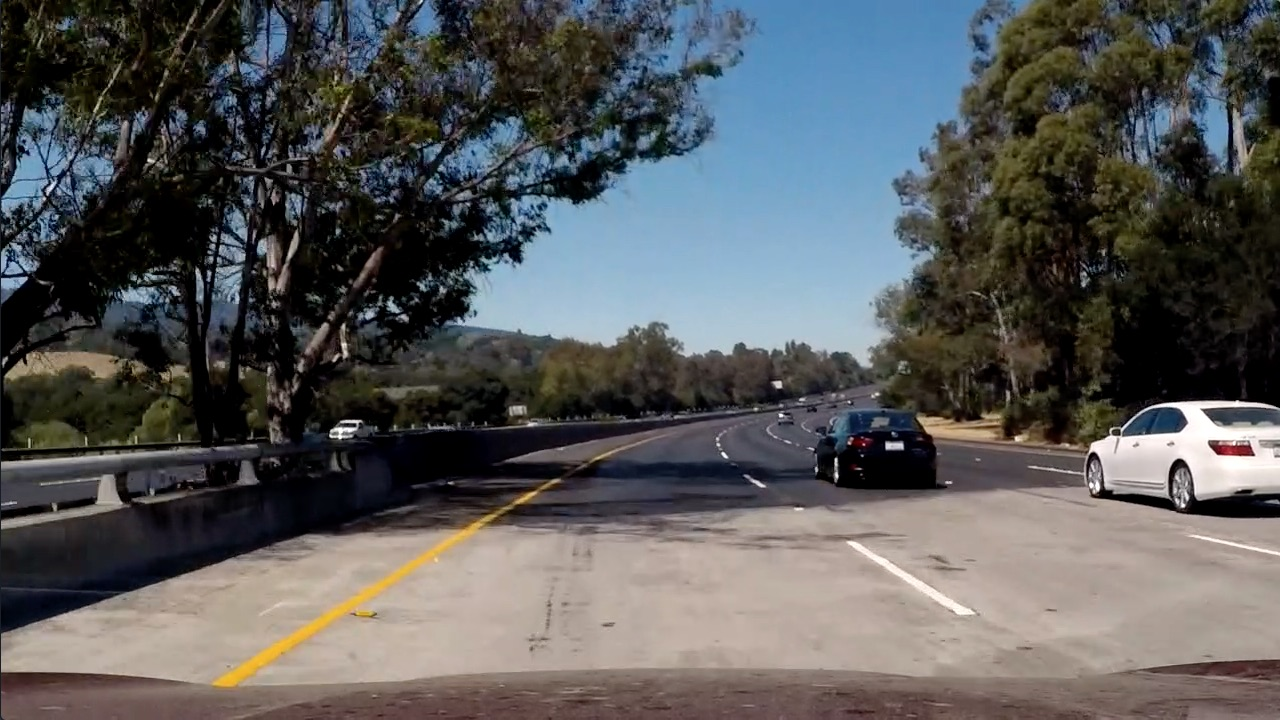
#> input picture test5.jpg, 1280 x 720 px
$ python sliding_windows.py
#> lines starting #> are read from the running program, lines starting #| are printed output that depends on the picture; after the words box and inside, x2 and y2 are one past the last pixel; in counts of white or black regions, pixels touching at a corner belong together
### change_prespective.py
import cv2
import numpy as np
import cv2 as cv
import matplotlib.pyplot as plt
import matplotlib

matplotlib.use('TkAgg')


def warp(img, src_points, desired_points):
    img_size = (img.shape[1], img.shape[0])
    src = np.float32(src_points)
    dst = np.float32(desired_points)
    trasnfer_matrice = cv2.getPerspectiveTransform(src, dst)
    warped = cv.warpPerspective(img, trasnfer_matrice, img_size, flags=cv.INTER_LINEAR)
    return warped


def abs_sobel_thresh(img, orient='x', sobel_kernel=3, thresh=(0, 255)):
    gray = cv.cvtColor(img, cv.COLOR_BGR2GRAY)
    if orient == 'x':
        _sobel = cv.Sobel(gray, cv.CV_64F, 1, 0, ksize=sobel_kernel)
    else:
        _sobel = cv.Sobel(gray, cv.CV_64F, 0, 1, ksize=sobel_kernel)
    abs_sobel = np.absolute(_sobel)
    scaled_sobel = np.uint8(255 * abs_sobel / np.max(abs_sobel))
    s_binary = np.zeros_like(scaled_sobel)
    s_binary[(scaled_sobel > thresh[0]) & (scaled_sobel < thresh[1])] = 1
    return s_binary


def mag_thresh(img, sobel_kernel=3, thresh_mag=(0, 255)):
    gray = cv.cvtColor(img, cv.COLOR_BGR2GRAY)
    x_sobel = cv.Sobel(gray, cv.CV_64F, 1, 0, ksize=sobel_kernel)
    y_sobel = cv.Sobel(gray, cv.CV_64F, 0, 1, ksize=sobel_kernel)
    abs_sobelx = np.absolute(x_sobel)
    abs_sobely = np.absolute(y_sobel)
    magnitude = np.sqrt(np.square(abs_sobelx) + np.square(abs_sobely))
    scaled_magnitude = np.uint8(255 * magnitude / np.max(magnitude))
    s_binary = np.zeros_like(scaled_magnitude)
    s_binary[(scaled_magnitude >= thresh_mag[0]) & (scaled_magnitude <= thresh_mag[1])] = 1
    return s_binary


def dir_thresh(img, sobel_kernel=3, thresh_=(0, np.pi / 2)):
    gray = cv.cvtColor(img, cv.COLOR_BGR2GRAY)
    x_sobel = cv.Sobel(gray, cv.CV_64F, 1, 0, ksize=sobel_kernel)
    y_sobel = cv.Sobel(gray, cv.CV_64F, 0, 1, ksize=sobel_kernel)
    abs_sobelx = np.absolute(x_sobel)
    abs_sobely = np.absolute(y_sobel)
    direction = np.arctan2(abs_sobely, abs_sobelx)
    s_binary = np.zeros_like(direction)
    s_binary[(direction >= thresh_[0]) & (direction <= thresh_[1])] = 1
    return s_binary


def hls_select(_image, thresh=(0, 255)):
    hls = cv.cvtColor(_image, cv.COLOR_BGR2HLS)
    s_channel = hls[:, :, 2]
    binary_output = np.zeros_like(s_channel)
    binary_output[(s_channel >= thresh[0]) & (s_channel <= thresh[1])] = 1
    return binary_output


def binarization(img):
    gradx = abs_sobel_thresh(img, 'x', 5, (40, 100))
    grady = abs_sobel_thresh(img, 'y', 5, (40, 100))
    mag_binary = mag_thresh(img, 5, (40, 100))
    dir_binary = dir_thresh(img, 13, (0.7, 1.3))
    HLS = hls_select(img, (110, 255))
    combined = np.zeros_like(dir_binary)
    combined[((gradx == 1) & (grady == 1)) | ((mag_binary == 1) & (dir_binary == 1)) | HLS == 1] = 1
    return combined

# [38 lines of commented-out code are left out]

### sliding_windows.py
#########################################################################
from change_prespective import*

image = cv.imread(r'test5.jpg')
#> image is the input picture: shape (720, 1280, 3); mean B, G, R 89.8, 89.3, 88.5

source_points = [[735, 475], [1120, 720], [180, 720], [555, 475]]
destination_points = [[1000, 0], [1000, 720], [250, 720], [250, 0]]

binarized_image = binarization(image)
#> in binarization, `gradx = abs_sobel_thresh(img, 'x', 5, (40, 100))`:
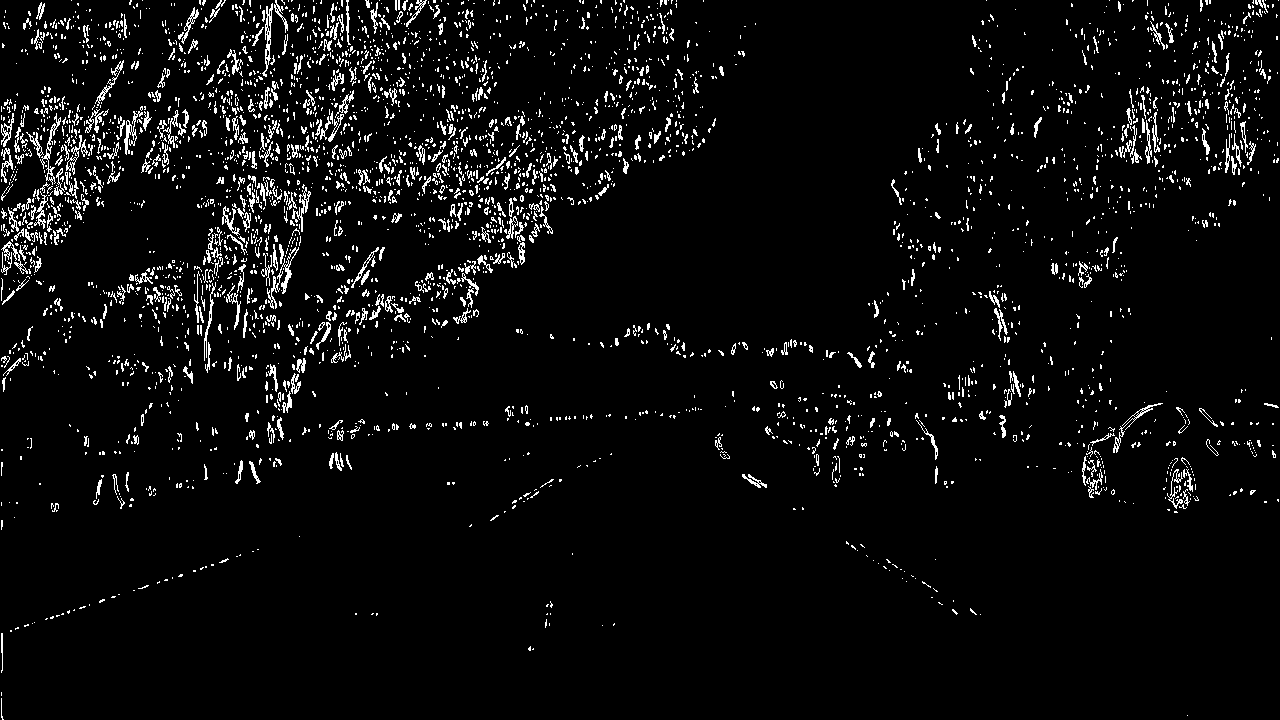
#> gradx: shape (720, 1280); values 0 (black) and 1 (white), 4.8% white in thin lines or dots
#> binarized_image: shape (720, 1280) float64; values 0 (black) and 1 (white), 20.7% white; 4897 white regions (4203 under 20 px), largest, box (x1, y1, x2, y2) and area: (712, 26, 956, 208) 25786, (0, 0, 210, 226) 12488, (247, 429, 568, 546) 10299
warped_binary = warp(binarized_image, source_points, destination_points)
#> in warp, `warped = cv.warpPerspective(img, trasnfer_matrice, img_size, flags=cv...`:
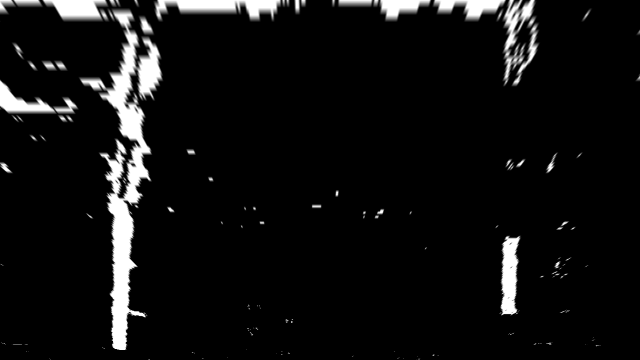
#> warped: shape (720, 1280) float64 (shown at 1/2 size); min 0, max 1, mean 0.0649
# cv.imshow('warped binary image', warped_binary)
# cv.waitKey(0)
#########################################################################
def find_lane_pixels(binary_warped):
    # Take a histogram of the bottom half of the image
    histogram = np.sum(binary_warped[binary_warped.shape[0] // 2:, :], axis=0)
    # Create an output image to draw on and visualize the result
    out_img = np.dstack((binary_warped, binary_warped, binary_warped))
    # Find the peak of the left and right halves of the histogram
    # These will be the starting point for the left and right lines
    midpoint = int(histogram.shape[0] // 2)
    leftx_base = np.argmax(histogram[:midpoint])
    rightx_base = np.argmax(histogram[midpoint:]) + midpoint

    # HYPERPARAMETERS
    # Choose the number of sliding windows
    nwindows = 9
    # Set the width of the windows +/- margin
    margin = 100
    # Set minimum number of pixels found to recenter window
    minpix = 50

    # Set height of windows - based on nwindows above and image shape
    window_height = int(binary_warped.shape[0] // nwindows)
    # Identify the x and y positions of all nonzero pixels in the image
    nonzero = binary_warped.nonzero()
    nonzeroy = np.array(nonzero[0])
    nonzerox = np.array(nonzero[1])
    # Current positions to be updated later for each window in nwindows
    leftx_current = leftx_base
    rightx_current = rightx_base

    # Create empty lists to receive left and right lane pixel indices
    left_lane_inds = []
    right_lane_inds = []

    # Step through the windows one by one
    for window in range(nwindows):
        # Identify window boundaries in x and y (and right and left)
        win_y_low = binary_warped.shape[0] - (window + 1) * window_height
        win_y_high = binary_warped.shape[0] - window * window_height
        win_xleft_low = leftx_current - margin
        win_xleft_high = leftx_current + margin
        win_xright_low = rightx_current - margin
        win_xright_high = rightx_current + margin

        # Draw the windows on the visualization image
        cv2.rectangle(out_img, (win_xleft_low, win_y_low),
                      (win_xleft_high, win_y_high), (0, 255, 0), 2)
        cv2.rectangle(out_img, (win_xright_low, win_y_low),
                      (win_xright_high, win_y_high), (0, 255, 0), 2)

        # Identify the nonzero pixels in x and y within the window #
        good_left_inds = ((nonzeroy >= win_y_low) & (nonzeroy < win_y_high) &
                          (nonzerox >= win_xleft_low) & (nonzerox < win_xleft_high)).nonzero()[0]
        good_right_inds = ((nonzeroy >= win_y_low) & (nonzeroy < win_y_high) &
                           (nonzerox >= win_xright_low) & (nonzerox < win_xright_high)).nonzero()[0]

        # Append these indices to the lists
        left_lane_inds.append(good_left_inds)
        right_lane_inds.append(good_right_inds)

        # If you found > minpix pixels, recenter next window on their mean position
        if len(good_left_inds) > minpix:
            leftx_current = int(np.mean(nonzerox[good_left_inds]))
        if len(good_right_inds) > minpix:
            rightx_current = int(np.mean(nonzerox[good_right_inds]))

    # Concatenate the arrays of indices (previously was a list of lists of pixels)
    try:
        left_lane_inds = np.concatenate(left_lane_inds)
        right_lane_inds = np.concatenate(right_lane_inds)
    except ValueError:
        # Avoids an error if the above is not implemented fully
        pass

    # Extract left and right line pixel positions
    leftx = nonzerox[left_lane_inds]
    lefty = nonzeroy[left_lane_inds]
    rightx = nonzerox[right_lane_inds]
    righty = nonzeroy[right_lane_inds]

    return leftx, lefty, rightx, righty, out_img


def fit_polynomial(binary_warped):
    # Find our lane pixels first
    leftx, lefty, rightx, righty, out_img = find_lane_pixels(binary_warped)
#> in find_lane_pixels, `histogram = np.sum(binary_warped[binary_warped.shape[0] // 2:, :], axi..`: histogram = 1280 values, max 336.1 at index 231, min 0 at index 10, mean 13.58
#> in find_lane_pixels, `leftx_base = np.argmax(histogram[:midpoint])`: leftx_base = 231
#> in find_lane_pixels, `rightx_base = np.argmax(histogram[midpoint:]) + midpoint`: rightx_base = 1015
#> in find_lane_pixels, `nonzero = binary_warped.nonzero()`: nonzero = 86822 positions, rows 0 to 719, columns 0 to 1279
#> in find_lane_pixels, `leftx_current = leftx_base`: leftx_current = 231
#> in find_lane_pixels, `rightx_current = rightx_base`: rightx_current = 1015
#> the loop in find_lane_pixels, `for window in range(nwindows):` made 9 passes
#> (win_xleft_low, win_xleft_high, win_xright_low, win_xright_high, leftx_current, rightx_current) on passes 1 to 8: (131, 331, 915, 1115, 238, 1067), (138, 338, 967, 1167, 243, 1019), (143, 343, 919, 1119, 243, 1026), (143, 343, 926, 1126, 244, 1047), (144, 344, 947, 1147, 252, 1058), (152, 352, 958, 1158, 260, 1097), (160, 360, 997, 1197, 249, 1022), (149, 349, 922, 1122, 272, 1035)
#> after the loop in find_lane_pixels, `for window in range(nwindows):`:
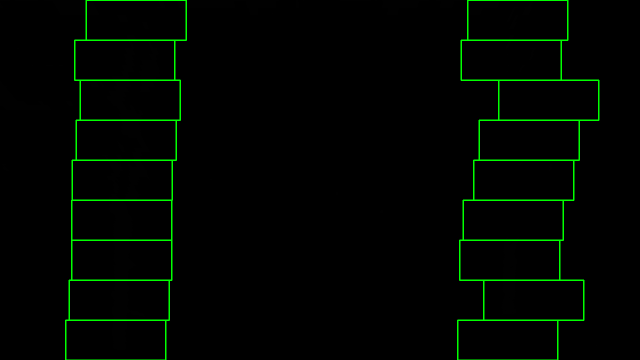
#> out_img: shape (720, 1280, 3) float64 (shown at 1/2 size); mean of channels 0, 1, 2 0.1, 5.7, 0.1; drawn as B, G, R
#> after the loop in find_lane_pixels, `for window in range(nwindows):`: left_lane_inds = 9 items
#> in find_lane_pixels, `right_lane_inds = np.concatenate(right_lane_inds)`: right_lane_inds = 17298 values, max 86430 at index 77, min 791 at index 10360, mean 44538.8
#> in find_lane_pixels, `rightx = nonzerox[right_lane_inds]`: rightx = 17298 values, max 1157 at index 6195, min 935 at index 10360, mean 1025.1
#> in find_lane_pixels, `righty = nonzeroy[right_lane_inds]`: righty = 17298 values, max 689 at index 76, min 0 at index 10360, mean 229.9

    # Fit a second order polynomial to each using `np.polyfit`
    left_fit = np.polyfit(lefty, leftx, 2)
    right_fit = np.polyfit(righty, rightx, 2)

    print(left_fit)
    print(right_fit)

    # Generate x and y values for plotting
    ploty = np.linspace(0, binary_warped.shape[0] - 1, binary_warped.shape[0])
    try:
        left_fitx = left_fit[0] * ploty ** 2 + left_fit[1] * ploty + left_fit[2]
        right_fitx = right_fit[0] * ploty ** 2 + right_fit[1] * ploty + right_fit[2]
    except TypeError:
        # Avoids an error if `left` and `right_fit` are still none or incorrect
        print('The function failed to fit a line!')
        left_fitx = 1 * ploty ** 2 + 1 * ploty
        right_fitx = 1 * ploty ** 2 + 1 * ploty

    ## Visualization ##
    # Colors in the left and right lane regions
    out_img[lefty, leftx] = [255, 0, 0]
    out_img[righty, rightx] = [0, 0, 255]

    # Plots the left and right polynomials on the lane lines
    plt.plot(left_fitx, ploty, color='red')
    plt.plot(right_fitx, ploty, color='red')
    plt.show()
    return out_img


out_img = fit_polynomial(warped_binary)
#> in fit_polynomial, `left_fit = np.polyfit(lefty, leftx, 2)`: left_fit = [-3.18e-06, -0.0385, 266.1]
#> in fit_polynomial, `right_fit = np.polyfit(righty, rightx, 2)`: right_fit = [-0.000465, 0.299, 1005.4]
#| [-3.17896222e-06 -3.84665041e-02  2.66067728e+02]
#| [-4.65264420e-04  2.99227551e-01  1.00540351e+03]
#> in fit_polynomial, `left_fitx = left_fit[0] * ploty ** 2 + left_fit[1] * ploty + left_fit[2]`: left_fitx = 720 values, max 266.1 at index 0, min 236.8 at index 719, mean 251.7
#> in fit_polynomial, `right_fitx = right_fit[0] * ploty ** 2 + right_fit[1] * ploty + right_..`: right_fitx = 720 values, max 1053.5 at index 322, min 980 at index 719, mean 1032.7
#> in fit_polynomial, `plt.show()`:
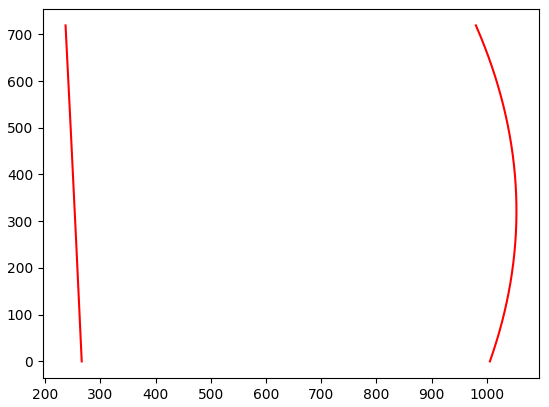
#> figure drawn by matplotlib, 1 panel

cv.imshow('warped polynomial', out_img)
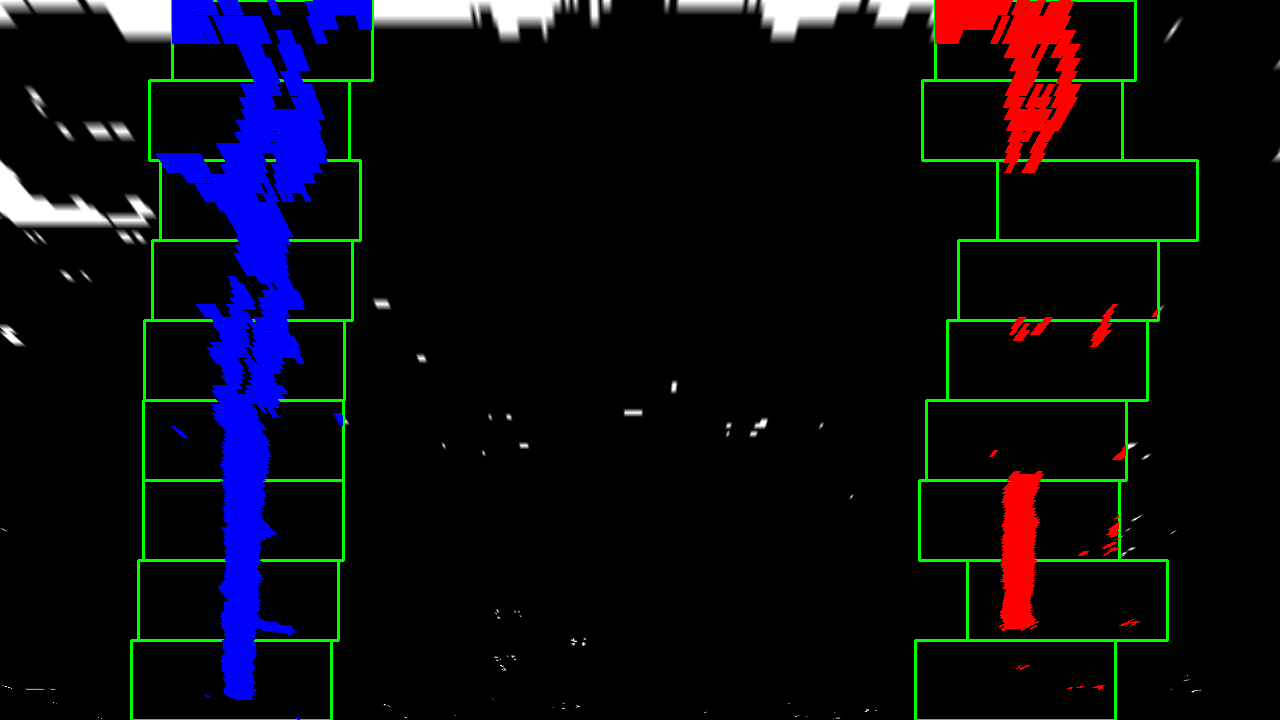
#> window 'warped polynomial': shape (720, 1280, 3); mean B, G, R 16.4, 9.5, 9.4
cv.waitKey(0)
